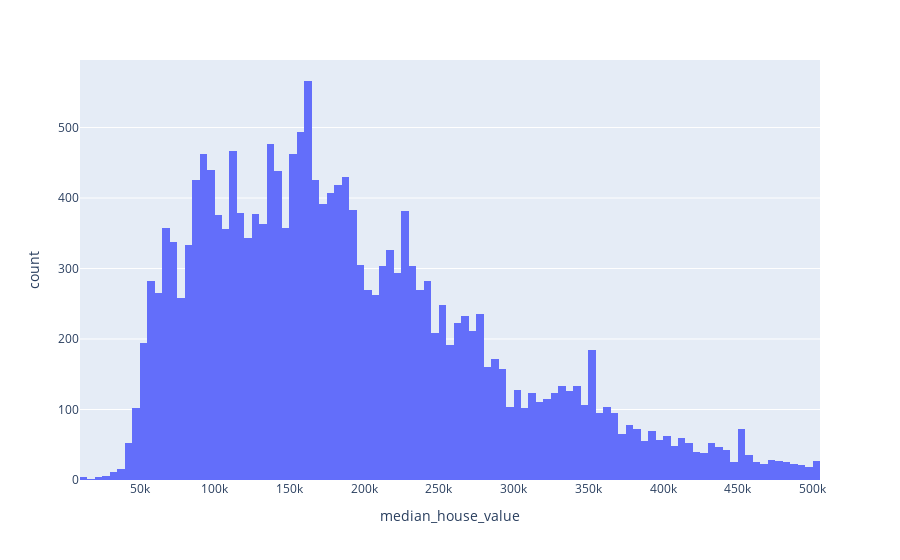

Write notebook code for a chart like this one.
### Code cell
index_to_drop = dataset[dataset.median_house_value == 500001].index
dataset = dataset.drop(index=index_to_drop)
px.histogram(dataset, x='median_house_value')

### Figure 1 — Plotly figure (JSON) as saved in the notebook; plotly's stock layout.template omitted (floating-point values rounded to 4 significant figures; data arrays with more than 128 entries replaced by an {"elided": "..."} marker saying what was removed)
{"data": [{"alignmentgroup": "True", "bingroup": "x", "hovertemplate": "median_house_value=%{x}<br>count=%{y}<extra></extra>", "legendgroup": "", "marker": {"color": "#636efa"}, "name": "", "offsetgroup": "", "orientation": "v", "showlegend": false, "type": "histogram", "x": {"elided": "19475 int values"}, "xaxis": "x", "yaxis": "y"}], "layout": {"barmode": "relative", "legend": {"tracegroupgap": 0}, "margin": {"t": 60}, "xaxis": {"anchor": "y", "domain": [0, 1], "title": {"text": "median_house_value"}}, "yaxis": {"anchor": "x", "domain": [0, 1], "title": {"text": "count"}}}}
